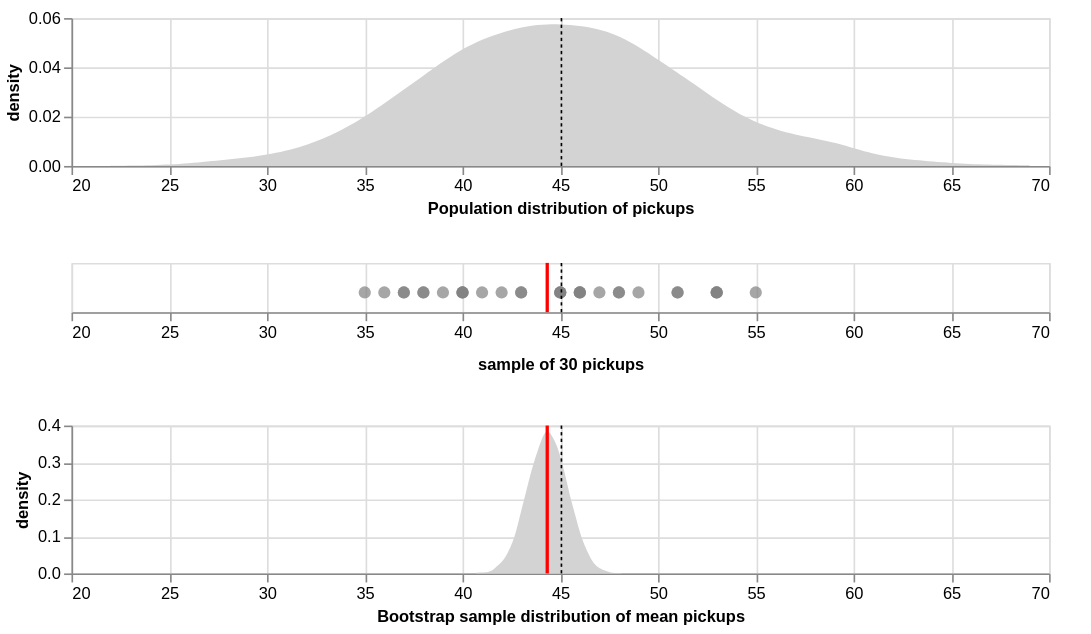

This figure's notebook cell:
### Markdown cell above
### Question 1.3.2 Combined plot of population, sample, and sampling distribution (7 points)

Finally, plot your population distribution, sample, and the sampling distribution of the mean all together. Your output should look like this:

![Plot showing the population distribution, a sample of size 30, and a bootstrap sampling distribution of the mean stacked on top of each other](assignment1_pop_sample_bootstrap.png)

### Code cell
# Hints: use the `.properties()` method to adjust width/height of plots, and
# use `.resolve_scale()` to make the x axes line up with each other. 
# `alt.vconcat()` (or the `&` operator) can be used to stack charts.

# create dfs for each layer of uncertainty viz
pop_df = pd.DataFrame({"pickups": pop_pickups})
sample_df = pd.DataFrame({"pickups": sample_pickups})
boot_df = pd.DataFrame({"bootstrap_mean": bootstrap_means})

# population density: dist. of all 5000 generated students
pop_density = alt.Chart(pop_df).transform_density(
    density = "pickups",
    as_ = ["pickups", "density"]
).mark_area(color = "lightgray").encode(
    x = alt.X("pickups:Q", scale = alt.Scale(domain = [20, 70]), 
              axis = alt.Axis(values = list(range(20, 71, 5))),
              title = "Population distribution of pickups"),
    y = alt.Y("density:Q", title = "density")
).properties(width = 595, height = 90)

pop_mean_rule = alt.Chart(pop_df).mark_rule(color = "black", strokeDash = [2, 2]).encode(
    x = "mean(pickups):Q"
)

# sample dot plot: the observed sample of 30 students
sample_points = alt.Chart(sample_df).mark_circle(color = "gray", size = 55).encode(
    x = alt.X("pickups:Q", scale = alt.Scale(domain = [20, 70]), 
              axis = alt.Axis(
                  values = list(range(20, 71, 5)),
                  title = "sample of 30 pickups",
                  titleAlign = 'center',
                  titleAnchor = 'middle',
                  titlePadding = 10
              )
    ),
    y = alt.value(18)
).properties(width = 595, height = 30)

sample_mean_rule = alt.Chart(sample_df).mark_rule(color = "red", strokeWidth = 2).encode(
    x = "mean(pickups):Q"
)

# bootstrap density: uncertainty distribution for the estimated sample mean
boot_density = alt.Chart(boot_df).transform_density(
    density = "bootstrap_mean",
    as_ = ["bootstrap_mean", "density"]
).mark_area(color = "lightgray").encode(
    x = alt.X("bootstrap_mean:Q", scale = alt.Scale(domain = [20, 70]), 
              axis = alt.Axis(values = list(range(20, 71, 5))), 
              title = "Bootstrap sample distribution of mean pickups"),
    y = alt.Y("density:Q", title = "density")
).properties(width = 595, height = 90)

boot_mean_rule = alt.Chart(boot_df).mark_rule(color = "red", strokeWidth = 2).encode(
    x = "mean(bootstrap_mean_:Q"
)

# stack population, sample, bootstrap sampling dist. on the same x-scale
combined_chart = alt.vconcat(
    pop_density + pop_mean_rule, 
    sample_points + sample_mean_rule + pop_mean_rule, 
    boot_density + boot_mean_rule + sample_mean_rule + pop_mean_rule, 
    spacing = 25
).resolve_scale(
    x = "shared"
).configure_view(
    strokeWidth = 1
).configure_axis(
    labelFontSize = 10, 
    titleFontSize = 10,
).configure_axisY(
    titleFontWeight = "bold"
).properties(
    padding = {"left": 2.5, "right": 25, "top": 5, "bottom": 5}
) 

combined_chart

### Figure 1 — Vega-Lite specification as saved in the notebook (floating-point values rounded to 4 significant figures; data arrays with more than 128 entries replaced by an {"elided": "..."} marker saying what was removed)
{"config": {"view": {"continuousWidth": 400, "continuousHeight": 300, "strokeWidth": 1}, "axis": {"labelFontSize": 10, "titleFontSize": 10}, "axisY": {"titleFontWeight": "bold"}}, "vconcat": [{"layer": [{"mark": {"type": "area", "color": "lightgray"}, "encoding": {"x": {"axis": {"values": [20, 25, 30, 35, 40, 45, 50, 55, 60, 65, 70]}, "field": "pickups", "scale": {"domain": [20, 70]}, "title": "Population distribution of pickups", "type": "quantitative"}, "y": {"field": "density", "title": "density", "type": "quantitative"}}, "height": 90, "transform": [{"density": "pickups", "as": ["pickups", "density"]}], "width": 595}, {"mark": {"type": "rule", "color": "black", "strokeDash": [2, 2]}, "encoding": {"x": {"aggregate": "mean", "field": "pickups", "type": "quantitative"}}}], "data": {"name": "data-c3a151bcff707690037ebb0568a6b74d"}}, {"layer": [{"mark": {"type": "circle", "color": "gray", "size": 55}, "encoding": {"x": {"axis": {"title": "sample of 30 pickups", "titleAlign": "center", "titleAnchor": "middle", "titlePadding": 10, "values": [20, 25, 30, 35, 40, 45, 50, 55, 60, 65, 70]}, "field": "pickups", "scale": {"domain": [20, 70]}, "type": "quantitative"}, "y": {"value": 18}}, "height": 30, "width": 595}, {"mark": {"type": "rule", "color": "red", "strokeWidth": 2}, "encoding": {"x": {"aggregate": "mean", "field": "pickups", "type": "quantitative"}}}, {"data": {"name": "data-c3a151bcff707690037ebb0568a6b74d"}, "mark": {"type": "rule", "color": "black", "strokeDash": [2, 2]}, "encoding": {"x": {"aggregate": "mean", "field": "pickups", "type": "quantitative"}}}], "data": {"name": "data-bdaa0dfe760c59509933b3ba9bfdf0bf"}}, {"layer": [{"mark": {"type": "area", "color": "lightgray"}, "encoding": {"x": {"axis": {"values": [20, 25, 30, 35, 40, 45, 50, 55, 60, 65, 70]}, "field": "bootstrap_mean", "scale": {"domain": [20, 70]}, "title": "Bootstrap sample distribution of mean pickups", "type": "quantitative"}, "y": {"field": "density", "title": "density", "type": "quantitative"}}, "height": 90, "transform": [{"density": "bootstrap_mean", "as": ["bootstrap_mean", "density"]}], "width": 595}, {"mark": {"type": "rule", "color": "red", "strokeWidth": 2}, "encoding": {"x": {"field": "mean(bootstrap_mean_", "type": "quantitative"}}}, {"data": {"name": "data-bdaa0dfe760c59509933b3ba9bfdf0bf"}, "mark": {"type": "rule", "color": "red", "strokeWidth": 2}, "encoding": {"x": {"aggregate": "mean", "field": "pickups", "type": "quantitative"}}}, {"data": {"name": "data-c3a151bcff707690037ebb0568a6b74d"}, "mark": {"type": "rule", "color": "black", "strokeDash": [2, 2]}, "encoding": {"x": {"aggregate": "mean", "field": "pickups", "type": "quantitative"}}}], "data": {"name": "data-aa0e8ba9ba6ab51c6749ad73900f57e6"}}], "padding": {"left": 2.5, "right": 25, "top": 5, "bottom": 5}, "resolve": {"scale": {"x": "shared"}}, "spacing": 25, "$schema": "https://vega.github.io/schema/vega-lite/v4.17.0.json", "datasets": {"data-c3a151bcff707690037ebb0568a6b74d": {"elided": "5000 records"}, "data-bdaa0dfe760c59509933b3ba9bfdf0bf": [{"pickups": 46}, {"pickups": 45}, {"pickups": 35}, {"pickups": 49}, {"pickups": 55}, {"pickups": 42}, {"pickups": 41}, {"pickups": 40}, {"pickups": 48}, {"pickups": 51}, {"pickups": 37}, {"pickups": 37}, {"pickups": 43}, {"pickups": 45}, {"pickups": 53}, {"pickups": 39}, {"pickups": 40}, {"pickups": 46}, {"pickups": 38}, {"pickups": 48}, {"pickups": 53}, {"pickups": 38}, {"pickups": 47}, {"pickups": 45}, {"pickups": 46}, {"pickups": 51}, {"pickups": 36}, {"pickups": 43}, {"pickups": 40}, {"pickups": 53}], "data-aa0e8ba9ba6ab51c6749ad73900f57e6": {"elided": "5000 records"}}}
